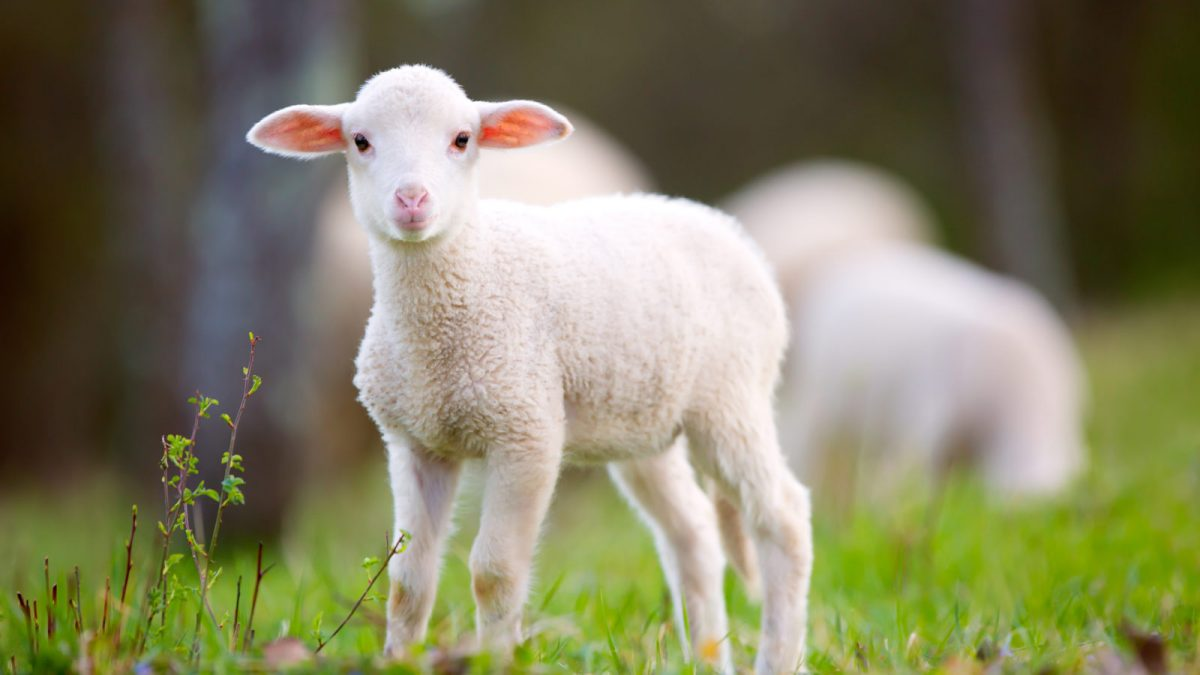
#> input picture images/sheep.jpg, 1200 x 675 px
$ jupyter execute s7-3_scaling-resizing-and-interpolations.ipynb
#> lines starting #> are read from the running program, lines starting #| are printed output that depends on the picture
[cell 1]
import cv2 as cv
import numpy as np
import matplotlib.pyplot as plt

[cell 2]
img = cv.imread("../../images/sheep.jpg")
#> img is the input picture: shape (675, 1200, 3); mean B, G, R 98.1, 127.9, 130.2

## Scale Matrix

[cell 3]
M = np.float32([
    [0.5, 0,0],
    [0,0.5,0]
])

output = cv.warpAffine(img,M,img.shape[:2][::-1])
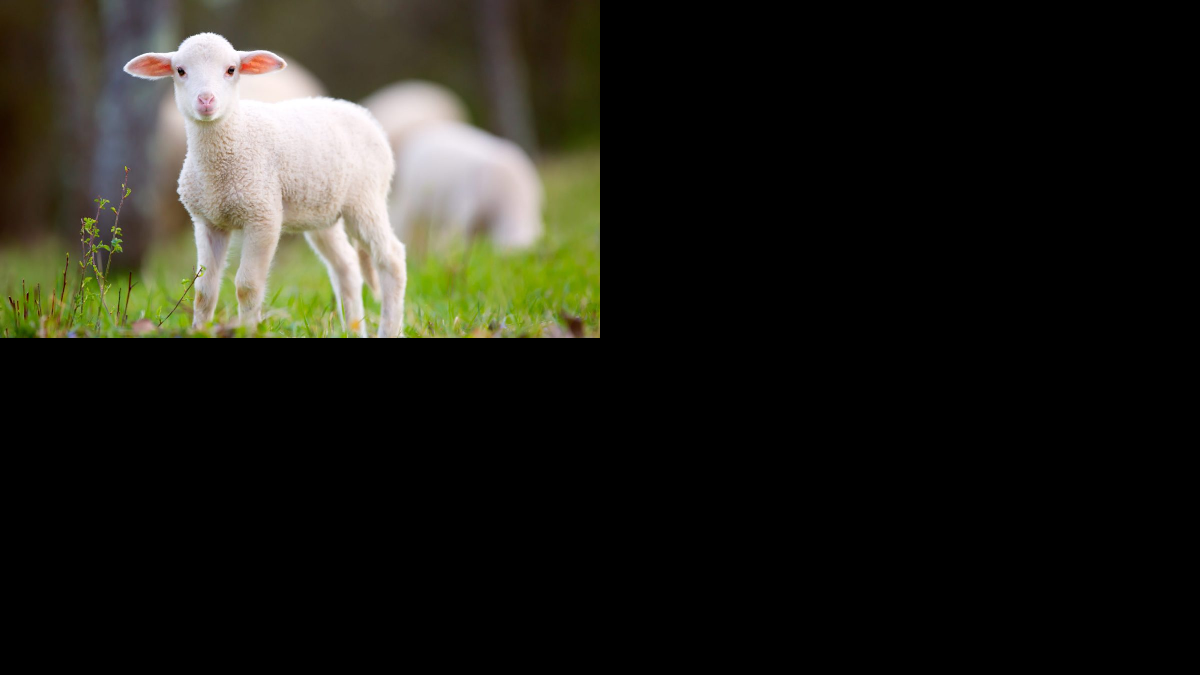
#> output: shape (675, 1200, 3); mean B, G, R 24.6, 32, 32.6

plt.figure(figsize=(10,6))
plt.subplot(121); plt.imshow(img[...,::-1])
plt.subplot(122); plt.imshow(output[...,::-1])
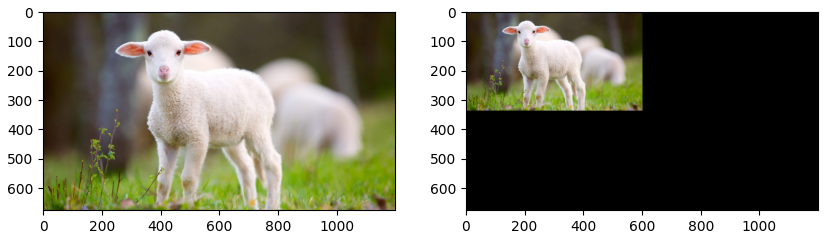
#> figure drawn by matplotlib, 2 panels

## Composition of Matrices

[cell 4]
theta = np.deg2rad(10)

M1 = np.float32([
    [np.cos(theta), -np.sin(theta)],
    [np.sin(theta),np.cos(theta)]
])

M2 = np.float32([
    [0.5, 0],
    [0,0.5]
])

M12 = np.matmul(M1,M2)

M = np.ones((2,3), dtype=np.float32) * 250
M[:,:-1] = M12

output = cv.warpAffine(img,M,img.shape[:2][::-1])
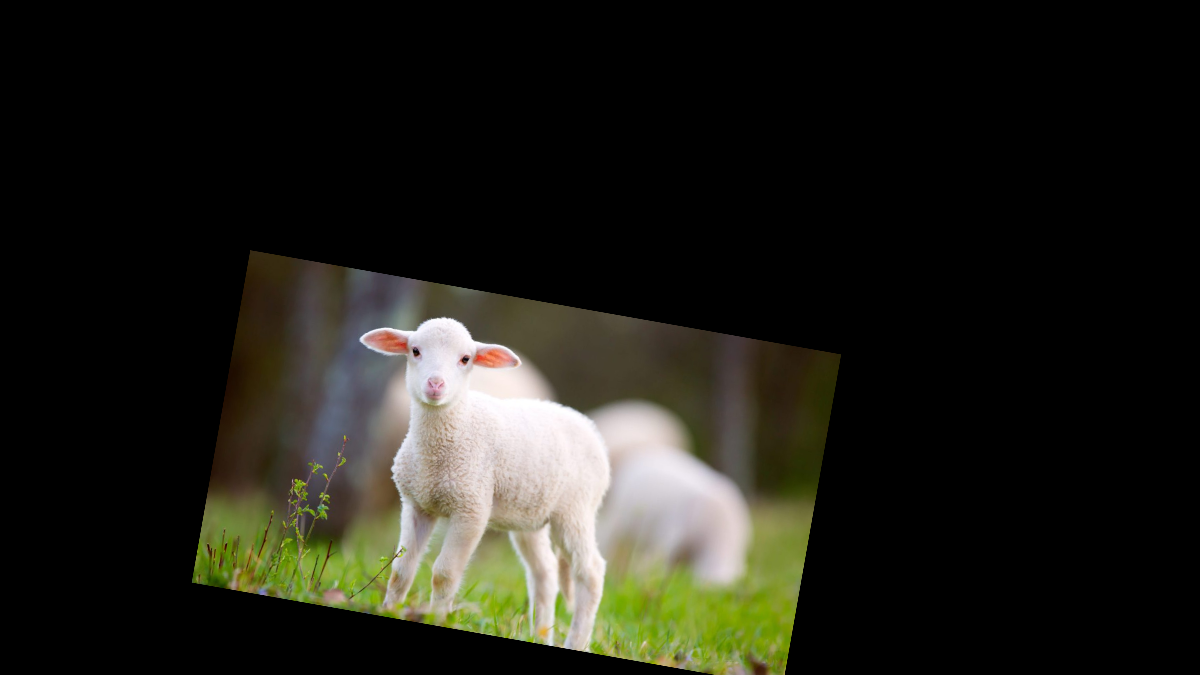
#> output: shape (675, 1200, 3); mean B, G, R 24.5, 31.9, 32.5

plt.figure(figsize=(10,6))
plt.subplot(121); plt.imshow(img[...,::-1])
plt.subplot(122); plt.imshow(output[...,::-1])
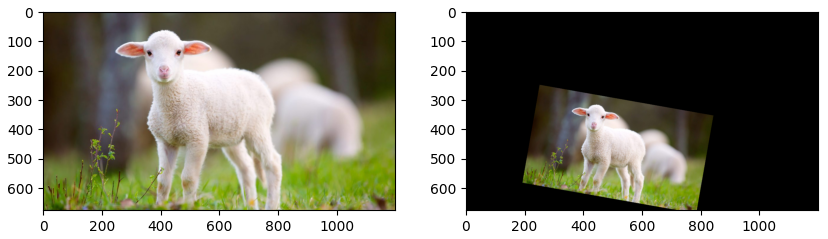
#> figure drawn by matplotlib, 2 panels

## Resize function

[cell 5]
plt.figure(figsize=(10,6))
plt.subplot(321); plt.imshow(img[...,::-1])
plt.subplot(323); plt.imshow(cv.resize(img, None, fx=2, fy=1, interpolation=cv.INTER_NEAREST)[...,::-1])
plt.subplot(324); plt.imshow(cv.resize(img, None, fx=1, fy=2, interpolation=cv.INTER_CUBIC)[...,::-1])
plt.subplot(325); plt.imshow(cv.resize(img, None, fx=3, fy=3, interpolation=cv.INTER_AREA)[...,::-1])
plt.subplot(326); plt.imshow(cv.resize(img, (400,400), cv.INTER_NEAREST)[...,::-1])
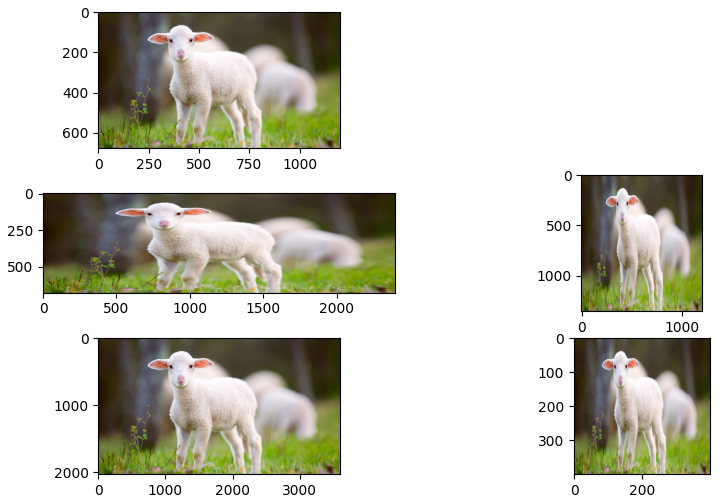
#> figure drawn by matplotlib, 5 panels

$ run again, with images/car_number.jpg copied over images/sheep.jpg
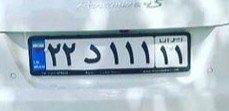
#> input picture images/car_number.jpg, 229 x 111 px
#> img is the input picture: shape (111, 229, 3); mean B, G, R 200, 190.9, 173.9
#> `output = cv.warpAffine(img,M,img.shape[:2][::-1])`:
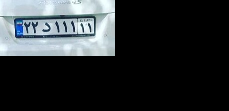
#> output: shape (111, 229, 3); mean B, G, R 50.8, 48.4, 44.2
#> `[cell 4] theta = np.deg2rad(10)  M1 = np.float32([ [np.cos(theta), -np..`:
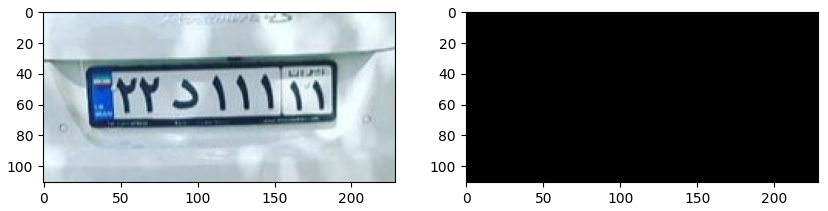
#> figure drawn by matplotlib, 2 panels
